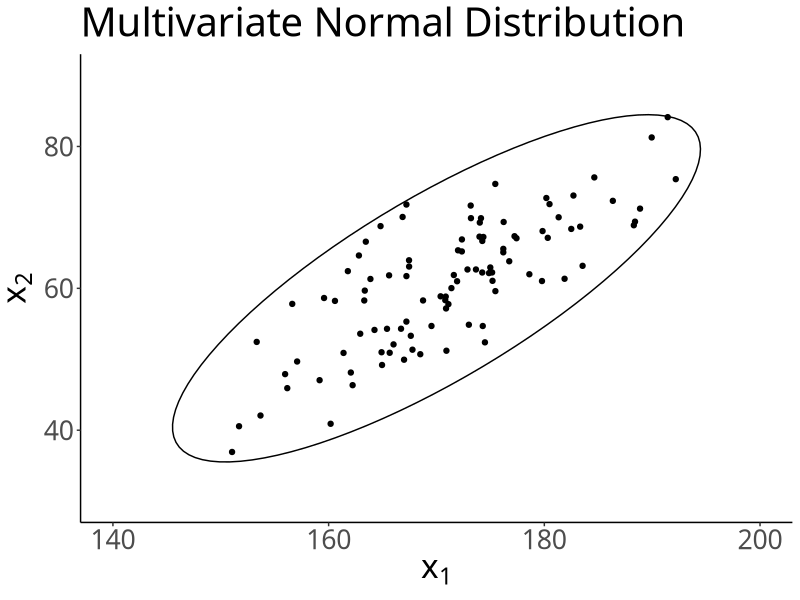
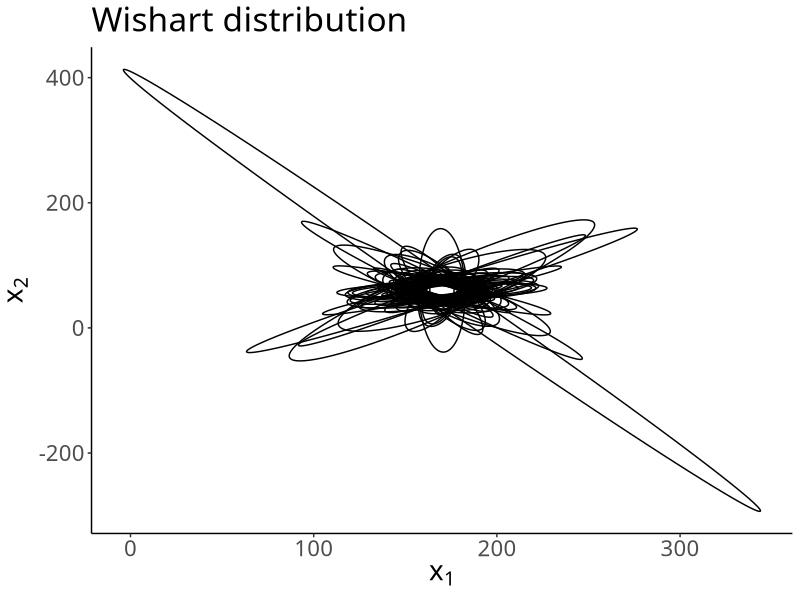
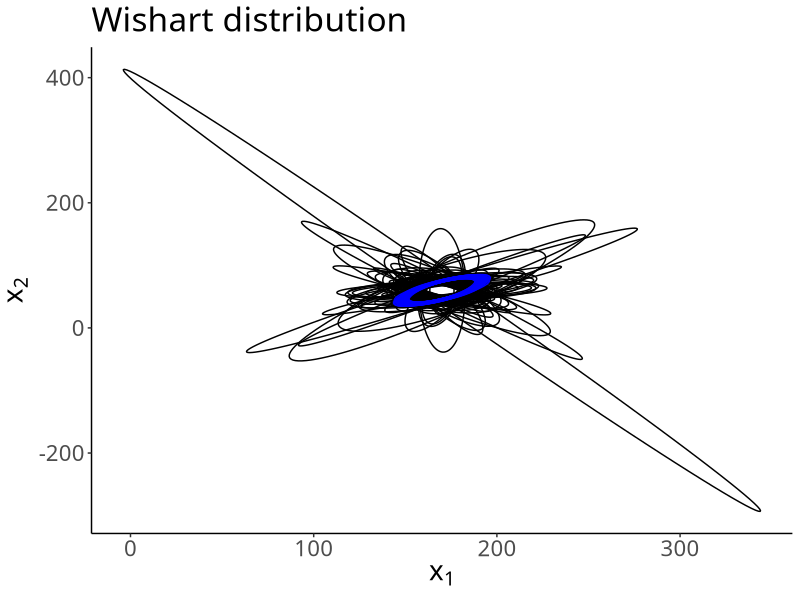

Write R code to recreate these figures, in order.
## ---- chunk 1
library(ggplot2)
library(ellipse)
library(MCMCpack)
set.seed(1)
## ---- chunk 2
mu <- c(170, 60)
lambda <- solve(matrix(c(100, 80, 80, 100), ncol = 2))
samples <- mvrnorm(100, mu = mu, Sigma = solve(lambda))

ell <- ellipse(centre=mu, solve(lambda))
ggplot()+
  geom_point(aes(x=samples[,1], y=samples[,2]))+
  labs(x=expression(x[1]), y=expression(x[2]), title="Multivariate Normal Distribution")+
  theme_classic(base_family = "HiraKakuPro-W3") +
  theme(text = element_text(size = 24))+
  lims(x=c(140,200), y=c(30,90))+
  geom_polygon(data=as.data.frame(ell), aes(x,y), fill=NA,colour="black")
## ---- chunk 3
n_pre <- 3
w_pre <- diag(2)*0.01
lambda_sample_pre <- rwish(n_pre, w_pre)

plot <- ggplot() +
  theme_classic(base_family = "HiraKakuPro-W3")+
  theme(text = element_text(size = 20), legend.position=c(0.3,0.7)) +
  labs(x=expression(x[1]), y=expression(x[2]), title="Wishart distribution") 
for(i in 1:100){
  lambda_samples_pre <- rwish(n_pre, w_pre)
  ell <-  ellipse(centre=mu, solve(lambda_samples_pre))
  plot <- plot + geom_polygon(data=as.data.frame(ell),aes(x,y), fill=NA,colour="black")
}
plot
## ---- chunk 4
data <- mvrnorm(100, mu = mu, Sigma = solve(lambda))
N <- nrow(data)
## ---- chunk 5
n_pos <- N + n_pre
S <- 0
for(i in 1:N){
  S <- S + (data[i,]-mu) %*% t(data[i,]-mu)
}
w_pos <- solve(S + solve(w_pre))

for(i in 1:100){
  lambda_samples_pos <- rwish(n_pos, w_pos)
  ell <-  ellipse(centre=mu, solve(lambda_samples_pos))
  plot <- plot + geom_polygon(data=as.data.frame(ell),aes(x,y), fill=NA, colour="blue")
}
plot
